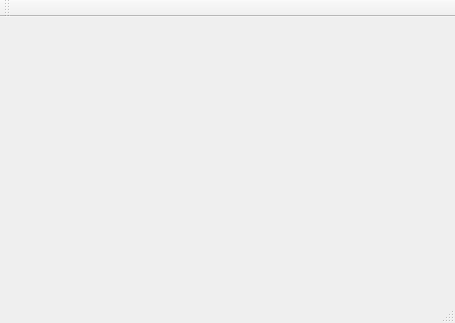
<?xml version="1.0" encoding="UTF-8"?>
<ui version="4.0">
 <class>MainWindow</class>
 <widget class="QMainWindow" name="MainWindow">
  <property name="geometry">
   <rect>
    <x>0</x>
    <y>0</y>
    <width>455</width>
    <height>323</height>
   </rect>
  </property>
  <property name="windowTitle">
   <string>MainWindow</string>
  </property>
  <widget class="QWidget" name="centralWidget"/>
  <widget class="QMenuBar" name="menuBar">
   <property name="geometry">
    <rect>
     <x>0</x>
     <y>0</y>
     <width>455</width>
     <height>19</height>
    </rect>
   </property>
  </widget>
  <widget class="QToolBar" name="mainToolBar">
   <attribute name="toolBarArea">
    <enum>TopToolBarArea</enum>
   </attribute>
   <attribute name="toolBarBreak">
    <bool>false</bool>
   </attribute>
  </widget>
  <widget class="QStatusBar" name="statusBar"/>
 </widget>
 <layoutdefault spacing="6" margin="11"/>
 <resources/>
 <connections/>
</ui>
